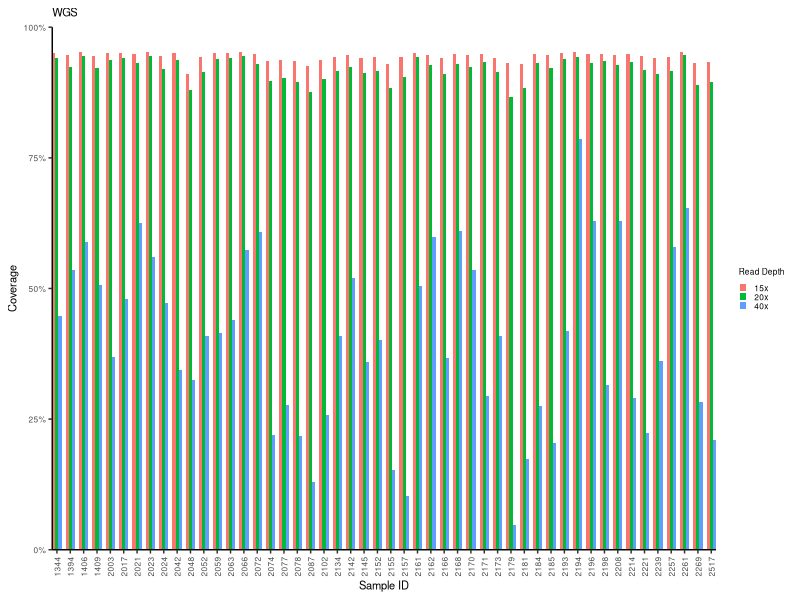

The R script that drew this image:
library('ggplot2')
library('reshape2')
library('grid')
library('scales')
library('dplyr')
setwd('~/R_scripts')
cov <- read.csv('WGScoverages.csv')
#cov.m <- melt(cov) # skips removing any columns
cov.shrunk <- transmute(cov, SampleID, 
                        X10x/100, 
                        X15x/100,
                        X20x/100,
                        X40x/100,
                        X50x/100) # convert values to be between [0,1] instead of [0,100]
cov.sub = cov.shrunk[, c(1,3,4,5)] # drop 10x and 50x columns
cov.msub = melt(cov.sub)

p <- ggplot(cov.msub, aes(SampleID, value))
p <- p + geom_bar(aes(fill = variable), width = .7, stat = 'identity',
           position = position_dodge(width = .7)) +
     theme_classic() + # drop gridlines and grey background
     theme(plot.title = element_text(size = 8),
           legend.title = element_text(size = 6),
           legend.text = element_text(size = 6),
           legend.key.size = unit(.2, 'cm'),
           axis.text.x = element_text(angle = 90, vjust = .5, size = 6),
           axis.text.y = element_text(size = 6),
           axis.title.x = element_text(size = 8),
           axis.title.y = element_text(size = 8)) +
     labs(title = 'WGS', x = 'Sample ID', y = 'Coverage') +
     scale_y_continuous(labels = percent, expand = c(0,0), 
                        limits = c(0,1)) + # convert to %, push graph area out to y-axis, include 0 and 1
     scale_x_discrete(labels = abbreviate, expand = c(0,0)) + # push graph area out to x-axis
     scale_fill_discrete(name = 'Read Depth', 
                         labels = c('15x','20x','40x')) # change as needed

ggsave('WGScov_plot.png', p, width = 8, height = 3, dpi = 1200)